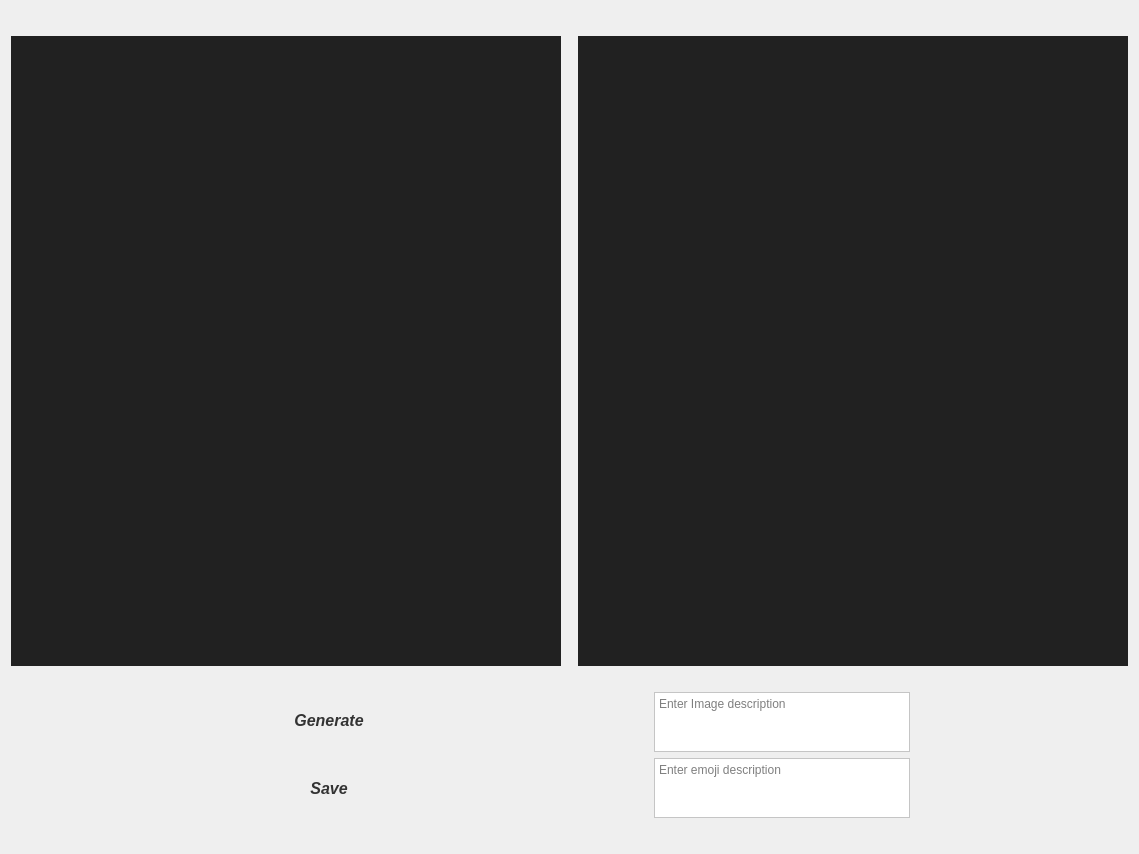
<?xml version="1.0" encoding="UTF-8"?>
<ui version="4.0">
 <class>Emoji2Imge</class>
 <widget class="QDialog" name="Emoji2Imge">
  <property name="geometry">
   <rect>
    <x>0</x>
    <y>0</y>
    <width>1139</width>
    <height>854</height>
   </rect>
  </property>
  <property name="minimumSize">
   <size>
    <width>200</width>
    <height>50</height>
   </size>
  </property>
  <property name="windowTitle">
   <string>Dialog</string>
  </property>
  <property name="styleSheet">
   <string notr="true">background: qlineargradient(x1:0, y1:1, x2:1, y2:0, 
   stop:0 #d900d9, stop:1 #00e5e5);
</string>
  </property>
  <layout class="QVBoxLayout" name="verticalLayout_2">
   <item>
    <layout class="QVBoxLayout" name="verticalLayout_5">
     <item>
      <layout class="QHBoxLayout" name="horizontalLayout_2">
       <property name="sizeConstraint">
        <enum>QLayout::SetDefaultConstraint</enum>
       </property>
       <property name="bottomMargin">
        <number>20</number>
       </property>
       <item>
        <widget class="QLabel" name="original_image">
         <property name="minimumSize">
          <size>
           <width>550</width>
           <height>630</height>
          </size>
         </property>
         <property name="maximumSize">
          <size>
           <width>550</width>
           <height>630</height>
          </size>
         </property>
         <property name="styleSheet">
          <string notr="true">    background-color: #212121;</string>
         </property>
         <property name="text">
          <string/>
         </property>
        </widget>
       </item>
       <item>
        <spacer name="horizontalSpacer_3">
         <property name="orientation">
          <enum>Qt::Horizontal</enum>
         </property>
         <property name="sizeHint" stdset="0">
          <size>
           <width>30</width>
           <height>30</height>
          </size>
         </property>
        </spacer>
       </item>
       <item>
        <widget class="QLabel" name="res_image">
         <property name="minimumSize">
          <size>
           <width>550</width>
           <height>630</height>
          </size>
         </property>
         <property name="maximumSize">
          <size>
           <width>550</width>
           <height>630</height>
          </size>
         </property>
         <property name="styleSheet">
          <string notr="true">    background-color: #212121;</string>
         </property>
         <property name="text">
          <string/>
         </property>
        </widget>
       </item>
      </layout>
     </item>
     <item>
      <layout class="QHBoxLayout">
       <property name="sizeConstraint">
        <enum>QLayout::SetMaximumSize</enum>
       </property>
       <item>
        <spacer name="horizontalSpacer">
         <property name="orientation">
          <enum>Qt::Horizontal</enum>
         </property>
         <property name="sizeHint" stdset="0">
          <size>
           <width>40</width>
           <height>20</height>
          </size>
         </property>
        </spacer>
       </item>
       <item>
        <layout class="QVBoxLayout" name="verticalLayout">
         <property name="spacing">
          <number>20</number>
         </property>
         <property name="sizeConstraint">
          <enum>QLayout::SetFixedSize</enum>
         </property>
         <item>
          <widget class="QPushButton" name="generate">
           <property name="minimumSize">
            <size>
             <width>200</width>
             <height>40</height>
            </size>
           </property>
           <property name="font">
            <font>
             <pointsize>-1</pointsize>
             <weight>75</weight>
             <italic>true</italic>
             <bold>true</bold>
             <underline>false</underline>
             <strikeout>false</strikeout>
             <kerning>false</kerning>
            </font>
           </property>
           <property name="styleSheet">
            <string notr="true">   background: qlineargradient(x1:0, y1:1, x2:1, y2:0, 
   stop:0 #d900d9, stop:1 #00e5e5);
   
    border-radius: 10px;
    color: #333333;
    font-size: 16px;
    padding: 5px 10px;
    text-align: center;</string>
           </property>
           <property name="text">
            <string>Generate</string>
           </property>
           <property name="iconSize">
            <size>
             <width>30</width>
             <height>30</height>
            </size>
           </property>
          </widget>
         </item>
         <item>
          <widget class="QPushButton" name="save">
           <property name="minimumSize">
            <size>
             <width>200</width>
             <height>40</height>
            </size>
           </property>
           <property name="font">
            <font>
             <pointsize>-1</pointsize>
             <weight>75</weight>
             <italic>true</italic>
             <bold>true</bold>
            </font>
           </property>
           <property name="styleSheet">
            <string notr="true">background: qlineargradient(x1:0, y1:1, x2:1, y2:0, 
   stop:0 #d900d9, stop:1 #00e5e5);    border-radius: 10px;
    color: #333333;
    font-size: 16px;
    padding: 5px 10px;
    text-align: center;</string>
           </property>
           <property name="text">
            <string>Save</string>
           </property>
          </widget>
         </item>
        </layout>
       </item>
       <item>
        <spacer name="horizontalSpacer_2">
         <property name="orientation">
          <enum>Qt::Horizontal</enum>
         </property>
         <property name="sizeType">
          <enum>QSizePolicy::Expanding</enum>
         </property>
         <property name="sizeHint" stdset="0">
          <size>
           <width>0</width>
           <height>0</height>
          </size>
         </property>
        </spacer>
       </item>
       <item>
        <layout class="QVBoxLayout" name="verticalLayout_4">
         <item>
          <widget class="QTextEdit" name="image_description">
           <property name="minimumSize">
            <size>
             <width>200</width>
             <height>50</height>
            </size>
           </property>
           <property name="maximumSize">
            <size>
             <width>300</width>
             <height>60</height>
            </size>
           </property>
           <property name="styleSheet">
            <string notr="true">background: white</string>
           </property>
           <property name="placeholderText">
            <string>Enter Image description</string>
           </property>
          </widget>
         </item>
         <item>
          <widget class="QTextEdit" name="emoji_description">
           <property name="minimumSize">
            <size>
             <width>200</width>
             <height>50</height>
            </size>
           </property>
           <property name="maximumSize">
            <size>
             <width>300</width>
             <height>60</height>
            </size>
           </property>
           <property name="styleSheet">
            <string notr="true">background: white</string>
           </property>
           <property name="placeholderText">
            <string>Enter emoji description</string>
           </property>
          </widget>
         </item>
        </layout>
       </item>
       <item>
        <spacer name="horizontalSpacer_5">
         <property name="orientation">
          <enum>Qt::Horizontal</enum>
         </property>
         <property name="sizeHint" stdset="0">
          <size>
           <width>40</width>
           <height>20</height>
          </size>
         </property>
        </spacer>
       </item>
       <item>
        <layout class="QVBoxLayout" name="verticalLayout_3"/>
       </item>
      </layout>
     </item>
    </layout>
   </item>
  </layout>
 </widget>
 <resources/>
 <connections/>
</ui>
